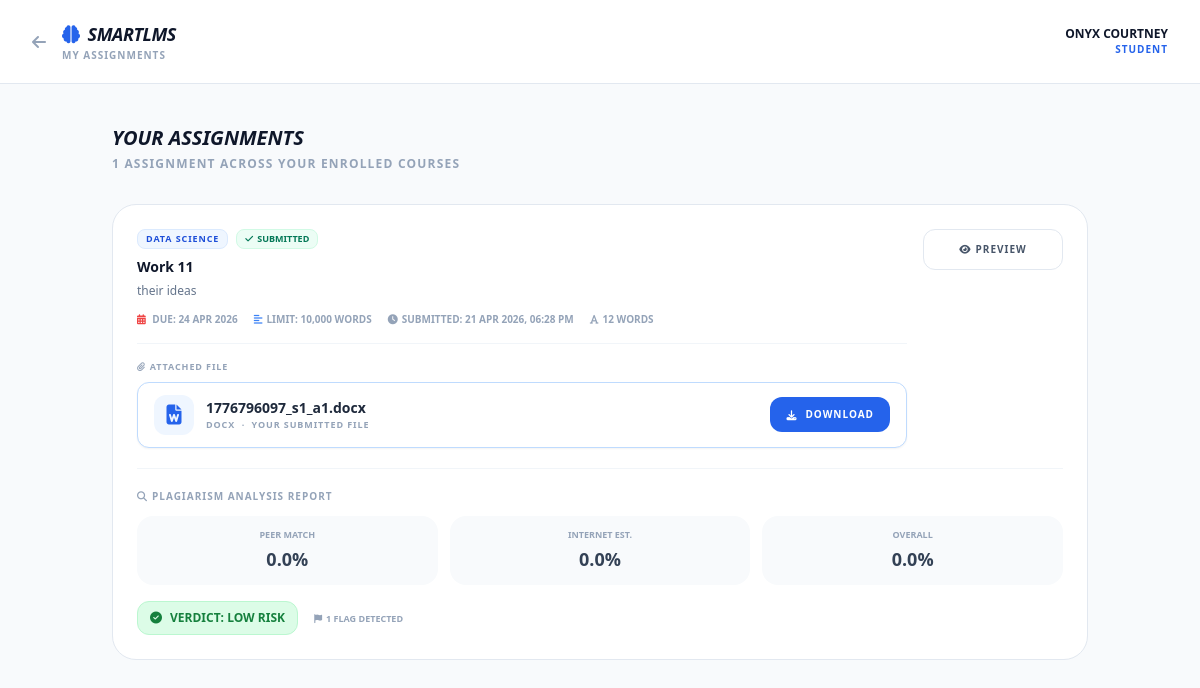
Screenshot of /assignment_submit.php (signed in) with the database file from the repository.
### tables this page shows
CREATE TABLE `assignments` (
  `id` int(11) NOT NULL,
  `course_id` int(11) NOT NULL,
  `lecturer_id` int(11) NOT NULL,
  `title` varchar(255) NOT NULL,
  `description` text DEFAULT NULL,
  `due_date` date DEFAULT NULL,
  `max_words` int(11) NOT NULL DEFAULT 1000,
  `created_at` timestamp NOT NULL DEFAULT current_timestamp()
);

CREATE TABLE `courses` (
  `id` int(11) NOT NULL,
  `title` varchar(255) NOT NULL,
  `description` text DEFAULT NULL,
  `lecturer_id` int(11) DEFAULT NULL,
  `skill_category` varchar(100) DEFAULT NULL
);

CREATE TABLE `assignment_submissions` (
  `id` int(11) NOT NULL,
  `assignment_id` int(11) NOT NULL,
  `student_id` int(11) NOT NULL,
  `submission_text` longtext NOT NULL,
  `file_path` varchar(500) DEFAULT NULL,
  `word_count` int(11) NOT NULL DEFAULT 0,
  `submitted_at` timestamp NOT NULL DEFAULT current_timestamp() ON UPDATE current_timestamp()
);

CREATE TABLE `plagiarism_reports` (
  `id` int(11) NOT NULL,
  `submission_id` int(11) NOT NULL,
  `student_similarity_score` decimal(5,2) NOT NULL DEFAULT 0.00,
  `internet_similarity_score` decimal(5,2) NOT NULL DEFAULT 0.00,
  `overall_score` decimal(5,2) NOT NULL DEFAULT 0.00,
  `verdict` varchar(20) NOT NULL DEFAULT 'LOW RISK',
  `matched_students` longtext DEFAULT NULL COMMENT 'JSON array of peer matches',
  `flags` longtext DEFAULT NULL COMMENT 'JSON array of heuristic flags',
  `analysed_at` timestamp NOT NULL DEFAULT current_timestamp()
);

### assignment_submit.php (the view, shortened to what this page needs)
<?php
$student_id   = intval($_SESSION['user_id']);
$student_name = $_SESSION['user_name'] ?? 'Student';
mysqli_query($conn, "CREATE TABLE IF NOT EXISTS `assignments` (
  `id` INT(11) NOT NULL AUTO_INCREMENT, `course_id` INT(11) NOT NULL,
  `lecturer_id` INT(11) NOT NULL, `title` VARCHAR(255) NOT NULL,
  `description` TEXT DEFAULT NULL, `due_date` DATE DEFAULT NULL,
  `max_words` INT(11) NOT NULL DEFAULT 1000, `created_at` TIMESTAMP NOT NULL DEFAULT CURRENT_TIMESTAMP,
  PRIMARY KEY (`id`)) ENGINE=InnoDB DEFAULT CHARSET=utf8mb4");
mysqli_query($conn, "CREATE TABLE IF NOT EXISTS `assignment_submissions` (
  `id` INT(11) NOT NULL AUTO_INCREMENT, `assignment_id` INT(11) NOT NULL,
  `student_id` INT(11) NOT NULL, `submission_text` LONGTEXT NOT NULL,
  `file_path` VARCHAR(500) DEFAULT NULL, `word_count` INT(11) NOT NULL DEFAULT 0,
  `submitted_at` TIMESTAMP NOT NULL DEFAULT CURRENT_TIMESTAMP ON UPDATE CURRENT_TIMESTAMP,
  PRIMARY KEY (`id`), UNIQUE KEY `unique_submission` (`assignment_id`,`student_id`)
  ) ENGINE=InnoDB DEFAULT CHARSET=utf8mb4");
mysqli_query($conn, "CREATE TABLE IF NOT EXISTS `plagiarism_reports` (
  `id` INT(11) NOT NULL AUTO_INCREMENT, `submission_id` INT(11) NOT NULL,
  `student_similarity_score` DECIMAL(5,2) NOT NULL DEFAULT 0.00,
  `internet_similarity_score` DECIMAL(5,2) NOT NULL DEFAULT 0.00,
  `overall_score` DECIMAL(5,2) NOT NULL DEFAULT 0.00, `verdict` VARCHAR(20) NOT NULL DEFAULT 'LOW RISK',
  `matched_students` LONGTEXT DEFAULT NULL, `flags` LONGTEXT DEFAULT NULL,
  `analysed_at` TIMESTAMP NOT NULL DEFAULT CURRENT_TIMESTAMP,
  PRIMARY KEY (`id`), UNIQUE KEY `unique_report` (`submission_id`)
  ) ENGINE=InnoDB DEFAULT CHARSET=utf8mb4");
$enr_res = mysqli_query($conn, "SELECT course_id FROM enrollments WHERE student_id = $student_id");
$enrolled_ids = [];
while ($r = mysqli_fetch_assoc($enr_res)) $enrolled_ids[] = intval($r['course_id']);
$assignments_list = [];
if (!empty($enrolled_ids)) {
    $ids_str = implode(',', $enrolled_ids);
    $aRes = mysqli_query($conn,
        "SELECT a.id, a.title, a.description, a.due_date, a.max_words,
                c.title AS course_title,
                s.id AS submission_id, s.submission_text, s.word_count, s.submitted_at,
                s.file_path AS submission_file,
                pr.overall_score, pr.student_similarity_score, pr.internet_similarity_score,
                pr.verdict, pr.flags, pr.matched_students
         FROM assignments a
         JOIN courses c ON c.id = a.course_id
         LEFT JOIN assignment_submissions s
               ON s.assignment_id = a.id AND s.student_id = $student_id
         LEFT JOIN plagiarism_reports pr ON pr.submission_id = s.id
         WHERE a.course_id IN ($ids_str)
         ORDER BY a.due_date ASC, a.created_at DESC"
    );
    while ($row = mysqli_fetch_assoc($aRes)) $assignments_list[] = $row;
}
?>
<!DOCTYPE html>
<html lang="en">
<head>
    <script src="https://cdn.tailwindcss.com"></script>
    <link rel="stylesheet" href="https://cdnjs.cloudflare.com/ajax/libs/font-awesome/6.4.0/css/all.min.css">
</head>
<body class="bg-slate-50 text-slate-800 font-sans min-h-screen">
    <header class="bg-white border-b border-slate-200 px-8 py-5 flex items-center justify-between sticky top-0 z-40">
        <div class="flex items-center space-x-4">
            <a href="student_dashboard.php" class="text-slate-400 hover:text-blue-600 transition">
                <i class="fa-solid fa-arrow-left"></i>
            </a>
            <div>
                <h1 class="text-lg font-black text-slate-900 uppercase tracking-tight italic">
                    <i class="fa-solid fa-brain text-blue-600 mr-2"></i>SmartLMS
                </h1>
                <p class="text-[10px] font-black uppercase text-slate-400 tracking-widest">My Assignments</p>
            </div>
        </div>
        <div class="text-right">
            <p class="text-xs font-black text-slate-900 uppercase"><?php echo htmlspecialchars($student_name); ?></p>
            <p class="text-[10px] text-blue-600 font-bold uppercase tracking-widest">Student</p>
        </div>
    </header>
    <main class="max-w-5xl mx-auto px-6 py-10">
        <?php if (empty($assignments_list)): ?>
        <div class="text-center py-24">
            <div class="w-16 h-16 bg-slate-100 rounded-2xl flex items-center justify-center mx-auto mb-4">
                <i class="fa-solid fa-file-pen text-slate-300 text-2xl"></i>
            </div>
            <h3 class="font-black text-slate-700 text-lg uppercase">No assignments yet</h3>
            <p class="text-slate-400 text-sm mt-2">Your lecturers have not posted any assignments for your enrolled courses.</p>
            <a href="student_dashboard.php" class="inline-block mt-6 px-6 py-3 bg-blue-600 text-white font-black text-xs uppercase rounded-xl tracking-widest">Back to Dashboard</a>
        </div>
        <?php else: ?>
        <div class="mb-8">
            <h2 class="text-xl font-black text-slate-900 uppercase italic">Your Assignments</h2>
            <p class="text-slate-400 text-xs font-bold uppercase tracking-widest mt-1">
                <?php echo count($assignments_list); ?> assignment<?php echo count($assignments_list) !== 1 ? 's' : ''; ?> across your enrolled courses
            </p>
        </div>
        <div class="space-y-5">
        <?php foreach ($assignments_list as $a):
            $submitted  = !empty($a['submission_id']);
            $isOverdue  = $a['due_date'] && strtotime($a['due_date']) < time();
            $verdict    = $a['verdict'] ?? '';
            $vClass     = match($verdict) {
                'HIGH RISK'   => 'verdict-high',
                'MEDIUM RISK' => 'verdict-medium',
                default       => 'verdict-low',
            };
            $vIcon = match($verdict) {
                'HIGH RISK'   => 'fa-triangle-exclamation',
                'MEDIUM RISK' => 'fa-circle-exclamation',
                default       => 'fa-circle-check',
            };
            $flags   = json_decode($a['flags'] ?? '[]', true) ?: [];
        ?>
        <div class="card rounded-3xl p-6">
            <div class="flex flex-col md:flex-row md:items-start md:justify-between gap-4">
                <div class="flex-1">
                    <div class="flex items-center flex-wrap gap-2 mb-2">
                        <span class="bg-blue-50 text-blue-700 border border-blue-100 text-[9px] font-black uppercase px-2 py-0.5 rounded-lg tracking-widest">
                            <?php echo htmlspecialchars($a['course_title']); ?>
                        </span>
                        <?php if ($submitted): ?>
                        <span class="bg-emerald-50 text-emerald-700 border border-emerald-100 text-[9px] font-black uppercase px-2 py-0.5 rounded-lg">
                            <i class="fa-solid fa-check mr-1"></i>Submitted
                        </span>
                        <?php endif; ?>
                    </div>
                    <h3 class="font-black text-slate-900 text-sm mb-1"><?php echo htmlspecialchars($a['title']); ?></h3>
                    <?php if ($a['description']): ?>
                    <p class="text-slate-500 text-xs leading-relaxed mb-3"><?php echo nl2br(htmlspecialchars($a['description'])); ?></p>
                    <?php endif; ?>
                    <div class="flex flex-wrap gap-4 text-[10px] font-bold text-slate-400 uppercase">
                        <?php if ($a['due_date']): ?>
                        <span><i class="fa-solid fa-calendar-days mr-1 <?php echo $isOverdue ? 'text-red-500' : 'text-blue-500'; ?>"></i>
                            Due: <?php echo date('d M Y', strtotime($a['due_date'])); ?>
                        </span>
                        <?php endif; ?>
                        <span><i class="fa-solid fa-align-left mr-1 text-blue-500"></i>Limit: <?php echo number_format($a['max_words']); ?> words</span>
                        <?php if ($submitted): ?>
                        <span><i class="fa-solid fa-clock mr-1 text-slate-400"></i>Submitted: <?php echo date('d M Y, h:i A', strtotime($a['submitted_at'])); ?></span>
                        <span><i class="fa-solid fa-font mr-1 text-slate-400"></i><?php echo number_format($a['word_count']); ?> words</span>
                        <?php endif; ?>
                    </div>
                    <?php if ($submitted): ?>
                    <div class="mt-4 pt-4 border-t border-slate-100">
                        <p class="text-[9px] font-black uppercase text-slate-400 tracking-widest mb-2">
                            <i class="fa-solid fa-paperclip mr-1"></i>Attached File
                        </p>
                        <?php if (!empty($a['submission_file'])):
                            $fExt  = strtolower(pathinfo($a['submission_file'], PATHINFO_EXTENSION));
                            $fName = basename($a['submission_file']);
                            $fIcon = match($fExt) {
                                'pdf'         => ['fa-file-pdf',       'text-red-500',    'bg-red-50',    'border-red-200'],
                                'doc','docx'  => ['fa-file-word',      'text-blue-600',   'bg-blue-50',   'border-blue-200'],
                                'xls','xlsx'  => ['fa-file-excel',     'text-emerald-600','bg-emerald-50','border-emerald-200'],
                                'ppt','pptx'  => ['fa-file-powerpoint','text-orange-500', 'bg-orange-50', 'border-orange-200'],
                                'txt','csv'   => ['fa-file-lines',     'text-slate-500',  'bg-slate-50',  'border-slate-300'],
                                default       => ['fa-file',           'text-indigo-500', 'bg-indigo-50', 'border-indigo-200'],
                            };
                        ?>
                        <div class="flex items-center space-x-3 px-4 py-3 bg-white border <?php echo $fIcon[3]; ?> rounded-xl shadow-sm">
                            <div class="w-10 h-10 <?php echo $fIcon[2]; ?> rounded-xl flex items-center justify-center flex-shrink-0">
                                <i class="fa-solid <?php echo $fIcon[0]; ?> <?php echo $fIcon[1]; ?> text-xl"></i>
                            </div>
                            <div class="flex-1 min-w-0">
                                <p class="text-sm font-black text-slate-800 truncate"><?php echo htmlspecialchars($fName); ?></p>
                                <p class="text-[9px] text-slate-400 uppercase font-bold tracking-widest"><?php echo strtoupper($fExt); ?> &nbsp;·&nbsp; Your submitted file</p>
                            </div>
                            <a href="download_submission.php?sub_id=<?php echo $a['submission_id']; ?>"
                               class="flex-shrink-0 flex items-center space-x-2 px-4 py-2.5 bg-blue-600 hover:bg-blue-700 text-white font-black text-[10px] uppercase rounded-xl tracking-widest transition-all active:scale-95">
                                <i class="fa-solid fa-download"></i>
                                <span>Download</span>
                            </a>
                        </div>
                        <?php endif; ?>
                    </div>
                    <?php endif; ?>
                </div>
                <div class="flex flex-col gap-2 min-w-[140px]">
                    <?php if ($submitted): ?>
                    <button onclick="toggleSection('preview-<?php echo $a['id']; ?>')"
                        class="text-center py-3 px-4 border border-slate-200 text-slate-600 hover:bg-slate-50 font-black text-[10px] uppercase rounded-xl tracking-widest transition-all">
                        <i class="fa-solid fa-eye mr-1"></i>Preview
                    </button>
                    <?php endif; ?>
                </div>
            </div>
            <?php if ($submitted && $verdict): ?>
            <div class="mt-5 border-t border-slate-100 pt-5">
                <p class="text-[10px] font-black uppercase text-slate-400 tracking-widest mb-3">
                    <i class="fa-solid fa-magnifying-glass mr-1"></i>Plagiarism Analysis Report
                </p>
                <div class="grid grid-cols-3 gap-3 mb-4">
                    <div class="bg-slate-50 rounded-2xl p-3 text-center">
                        <p class="text-[9px] font-black uppercase text-slate-400 mb-1">Peer Match</p>
                        <p class="text-lg font-black <?php echo floatval($a['student_similarity_score']) >= 55 ? 'text-red-600' : 'text-slate-700'; ?>">
                            <?php echo number_format($a['student_similarity_score'], 1); ?>%
                        </p>
                    </div>
                    <div class="bg-slate-50 rounded-2xl p-3 text-center">
                        <p class="text-[9px] font-black uppercase text-slate-400 mb-1">Internet Est.</p>
                        <p class="text-lg font-black <?php echo floatval($a['internet_similarity_score']) >= 50 ? 'text-amber-600' : 'text-slate-700'; ?>">
                            <?php echo number_format($a['internet_similarity_score'], 1); ?>%
                        </p>
                    </div>
                    <div class="bg-slate-50 rounded-2xl p-3 text-center">
                        <p class="text-[9px] font-black uppercase text-slate-400 mb-1">Overall</p>
                        <p class="text-lg font-black text-slate-700"><?php echo number_format($a['overall_score'], 1); ?>%</p>
                    </div>
                </div>
                <div class="inline-flex items-center space-x-2 border rounded-xl px-3 py-2 text-xs font-black uppercase <?php echo $vClass; ?>">
                    <i class="fa-solid <?php echo $vIcon; ?>"></i>
                    <span>Verdict: <?php echo $verdict; ?></span>
                </div>
                <?php if (!empty($flags)): ?>
                <button onclick="toggleSection('flags-<?php echo $a['id']; ?>')"
                    class="ml-3 text-[9px] font-black uppercase text-slate-400 hover:text-slate-700 transition">
                    <i class="fa-solid fa-flag mr-1"></i><?php echo count($flags); ?> flag<?php echo count($flags) !== 1 ? 's' : ''; ?> detected
                </button>
                <?php endif; ?>
            </div>
            <?php endif; ?>
        </div>
        <?php endforeach; ?>
        </div>
        <?php endif; ?>
    </main>
</body>
</html>

### assignment_submit.php (style rules this page uses)
.card { background:#fff; border:1px solid #e2e8f0; transition:all .2s; }
.verdict-low { background:#dcfce7; color:#15803d; border-color:#bbf7d0; }

### rows the page displays
assignments: course.title "DATA SCIENCE", title "Work 11", description "their ideas", due_date "24 APR 2026", max_words "10,000", assignment_submissions.submitted_at "21 APR 2026, 06:28 PM", assignment_submissions.word_count "12", assignment_submissions.file_path "1776796097_s1_a1.docx", assignment_submissions.file_path "DOCX", plagiarism_reports.student_similarity_score "0.0", plagiarism_reports.internet_similarity_score "0.0", plagiarism_reports.overall_score "0.0", plagiarism_reports.verdict "LOW RISK", plagiarism_reports.flags "1"

### other values shown
$student_name "ONYX COURTNEY"
count($assignments_list) "1"
